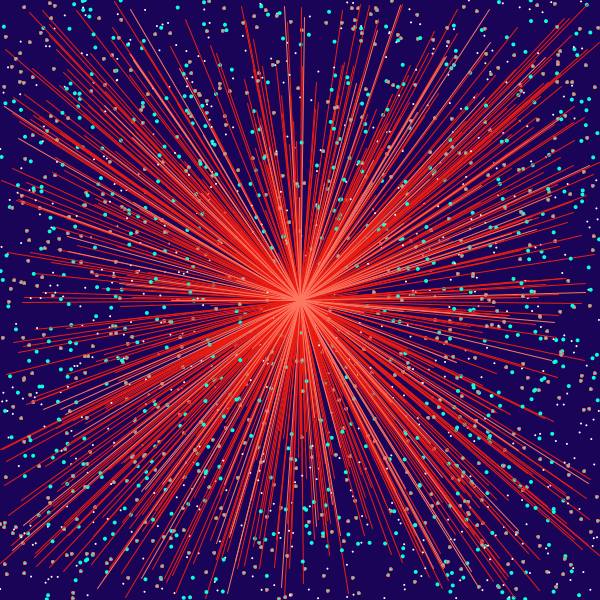
Frame 1 (no input)
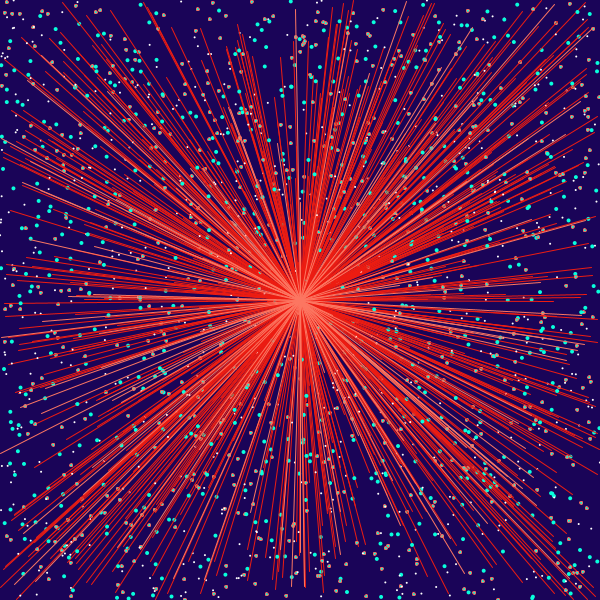
Frame 60 (the mouse pressed at the canvas centre just before this capture)
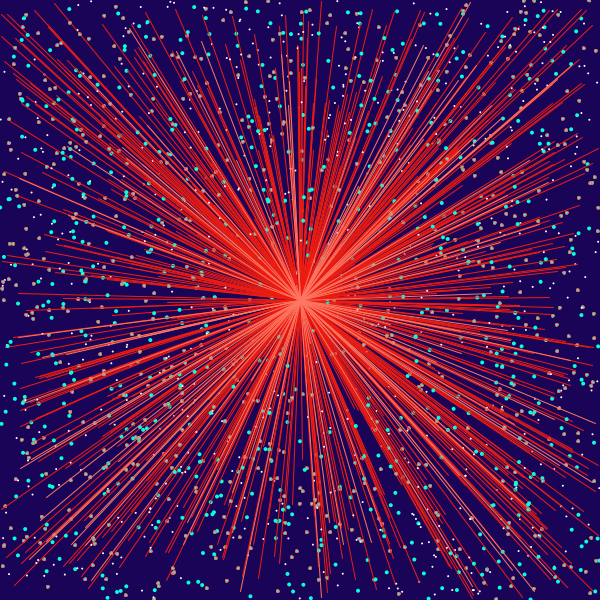
Frame 120 (the mouse held since frame 60 and released just before this capture)

The Processing sketch that drew these frames (run headless with seeded random() and noise(); from frame 60 on, the mouse is pressed at the canvas centre):

// Processing sketch: processing_115362
// ── processing_115362.pde

int lineA = 100; 
int lineB = 600;
int[] x_values = new int[lineA]; 
int[] y_values = new int[lineB];

void setup(){
  size(600,600);
  
  for(int x = 0; x < x_values.length; x++){
    x_values[x] = int( random(width) );
 }
  for(int y = 0; y< y_values.length; y++){
   y_values[y] = int( random(width) );
}
}
void draw(){
  background (26,4,88);

 
 for(int y = 0; y<y_values.length; y++){
  stroke(237,28,17);
  line(random(width),random(height),300,300);//blue
  
 
  noStroke();
  fill(255);
  ellipse(random(width),random(height),2,2);//white
  
  fill(8,255,220);
  ellipse(random(width),random(height),4,4);//turq
  
  stroke(245,109,94);
  ellipse(random(width),random(height),3,3);//medium pink
 

    
  
}

 for(int x=0; x<x_values.length;x++){
   stroke(252,118,97);
   line(random(width),random(height),300,300);//light blue
 
  }
}
